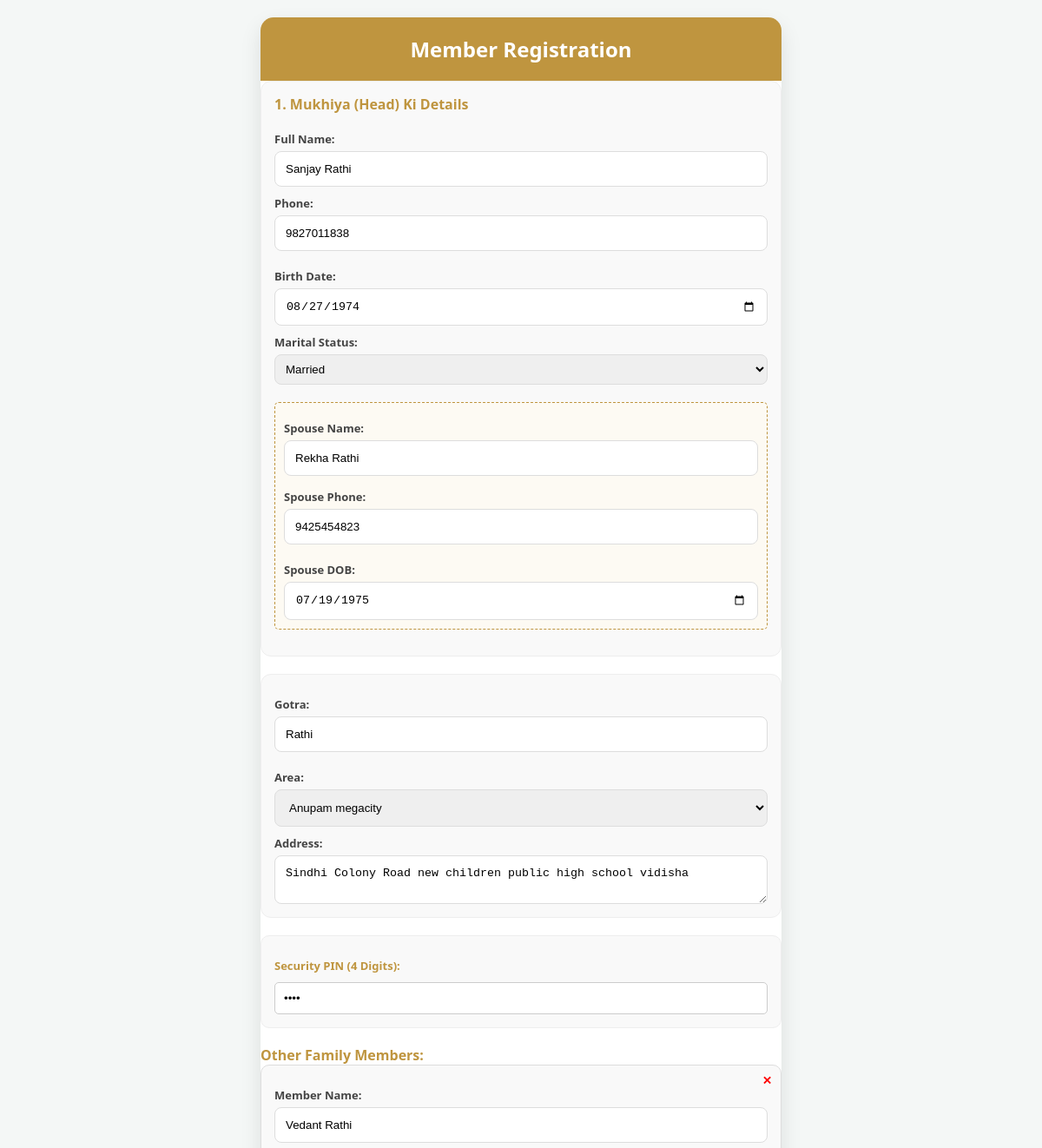
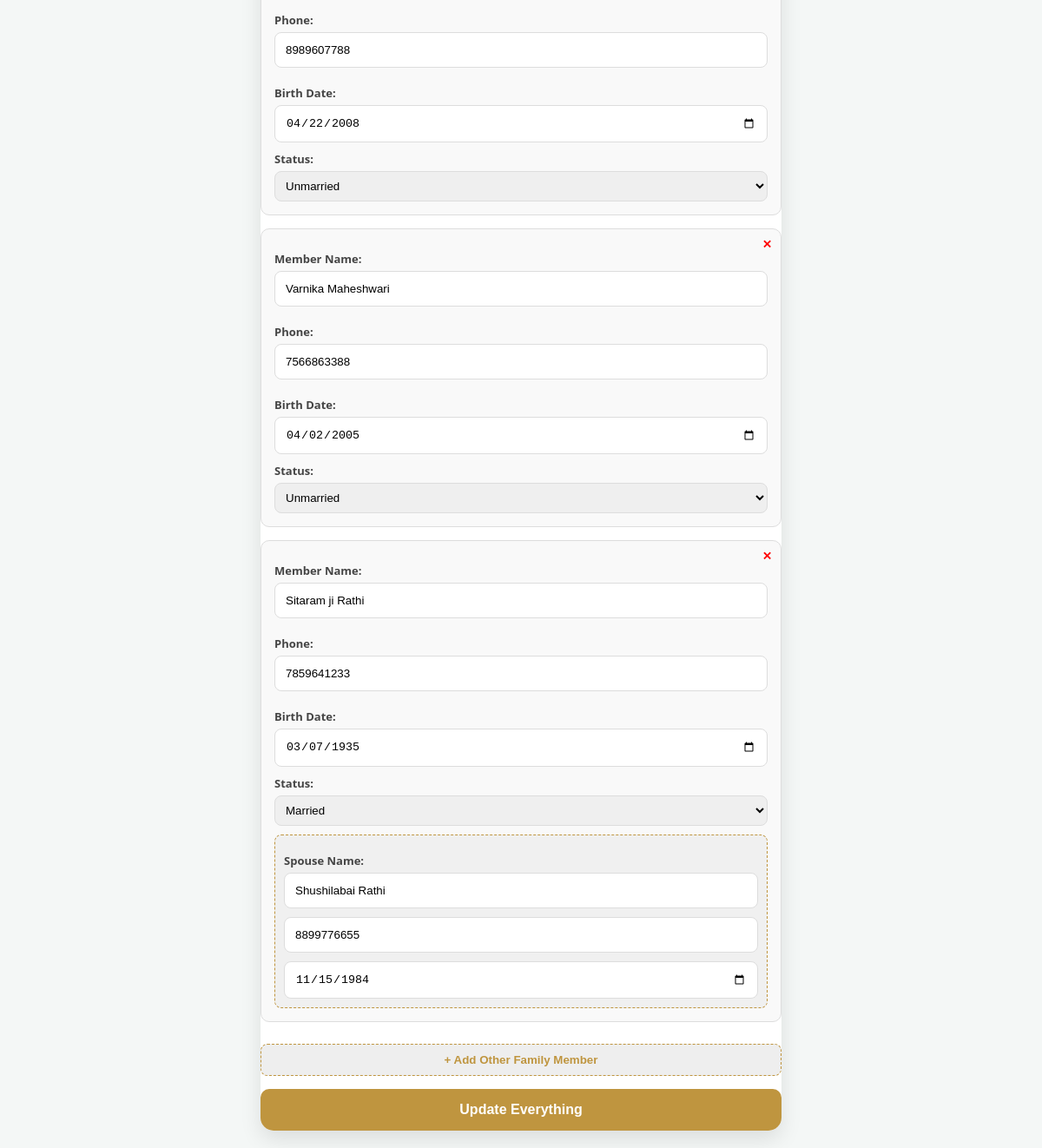
Page /edit/6/ on the committed database (2 pictures, top to bottom).
### directory/models.py (models this page shows, shortened)
class Member(models.Model):
    login_number = models.CharField(max_length=10, unique=True)
    name = models.CharField(max_length=100)
    pin = models.CharField(max_length=4, default="0000")
    phone_number = models.CharField(max_length=10, blank=True, null=True)
    gotra = models.CharField(max_length=100)
    dob = models.DateField(null=True, blank=True)
    marital_status = models.CharField(max_length=20, default='unmarried')
    spouse_name = models.CharField(max_length=100, blank=True, null=True)
    spouse_phone = models.CharField(max_length=15, blank=True, null=True)
    spouse_dob = models.DateField(null=True, blank=True)
    is_head = models.BooleanField(default=True)
    head_name = models.CharField(max_length=100, blank=True, null=True)
    head_phone = models.CharField(max_length=15, blank=True, null=True)
    head_dob = models.DateField(blank=True, null=True)
    head_marital_status = models.CharField(max_length=20, blank=True, null=True)
    head_spouse_name = models.CharField(max_length=100, blank=True, null=True)
    head_spouse_phone = models.CharField(max_length=15, blank=True, null=True)
    head_spouse_dob = models.DateField(blank=True, null=True)
    area = models.ForeignKey(Area, on_delete=models.CASCADE)
    detailed_address = models.TextField()
    registration_no = models.IntegerField(null=True, blank=True)

class Area(models.Model):
    name = models.CharField(max_length=100)

class FamilyMember(models.Model):
    member = models.ForeignKey(Member, on_delete=models.CASCADE, related_name='family_members')
    name = models.CharField(max_length=100)
    phone = models.CharField(max_length=15, blank=True, null=True)
    dob = models.DateField(null=True, blank=True)
    marital_status = models.CharField(max_length=20, default='unmarried')
    spouse_name = models.CharField(max_length=100, blank=True, null=True)
    spouse_phone = models.CharField(max_length=15, null=True, blank=True)
    spouse_dob = models.DateField(null=True, blank=True)

### directory/views.py (the view, shortened to what this page needs)
# urls.py: path('edit/<int:member_id>/', views.edit_profile, name='edit_profile'),
def edit_profile(request, member_id):
    member = get_object_or_404(Member, id=member_id)
    areas = Area.objects.all()
    return render(request, 'register.html', {
        'member': member,
        'areas': areas,
        'edit_mode': True,
        'temp_phone': member.phone_number
    })

### directory/templates/register.html (shortened to what this page needs)
<!DOCTYPE html>
<html lang="en">
<head>
</head>
<body>
<div class="card">
    <div class="card-header"><h2>Member Registration</h2></div>
    <div class="card-body">
        <form action="{% if member and member.id %}/update-member/{{ member.id }}/{% else %}/save-member/{% endif %}" method="POST">
            <div class="section-box">
                <p style="font-weight: bold; color: #bf953f; margin-bottom: 10px;">1. Mukhiya (Head) Ki Details</p>
                <label>Full Name:</label>
                <input type="text" name="name" required placeholder="Mukhiya ka Naam" value="{{ member.name|default:'' }}">
                <div style="display:flex;flex-direction:column;gap: 10px;">
                    <div>
                        <label>Phone:</label>
                        <input type="tel" name="phone_number" value="{{ temp_phone }}" required maxlength="10">
                    </div>
                    <div>
                        <label>Birth Date:</label>
                        <input type="date" name="dob" max="2026-12-31" onkeydown="return false" value="{{ member.dob|date:'Y-m-d' }}">
                    </div>
                </div>
                <label style="margin-top: 10px; display: block;">Marital Status:</label>
                <select name="marital_status" id="self_status" onchange="toggleSpouse('self_status', 'self_spouse_div')" required style="width: 100%; padding: 8px; margin-bottom: 10px;">
                    <option value="married" {% if member.marital_status == 'married' %}selected{% endif %}>Married</option>
                </select>
                <div id="self_spouse_div" class="spouse-box" style="display: {% if member.marital_status == 'married' %}block{% else %}none{% endif %}; border: 1px dashed #bf953f; padding: 10px; border-radius: 5px; margin-bottom: 15px; background: #fdfaf3;">
                    <label>Spouse Name:</label>
                    <input type="text" name="spouse_name" value="{{ member.spouse_name|default:'' }}" placeholder="Pati/Patni ka naam">
                    <div style="display:flex;flex-direction:column;gap: 10px; margin-top: 5px;">
                        <div>
                            <label>Spouse Phone:</label>
                            <input type="tel" name="spouse_phone" maxlength="10" value="{{ member.spouse_phone|default:'' }}">
                        </div>
                        <div>
                            <label>Spouse DOB:</label>
                            <input type="date" name="spouse_dob" max="2026-12-31" onkeydown="return false" value="{{ member.spouse_dob|date:'Y-m-d' }}">
                        </div>
                    </div>
                </div>
            </div>
            <div class="section-box">
                <div style="display: flex; flex-direction: column; gap: 10px;">
                    <div><label>Gotra:</label><input type="text" name="gotra" required value="{{ member.gotra|default:'' }}"></div>
                    <div><label>Area:</label>
                        <select name="area" id="id_area" class="form-control" required>
                            {% for a in areas %}
                                <option value="{{ a.id }}" {% if member.area and member.area.id == a.id %}selected{% endif %}>{{ a.name }}</option>
                            {% endfor %}
                        </select>
                    </div>
                </div>
                <label style="margin-top: 10px; display: block;">Address:</label>
                <textarea name="detailed_address" rows="2" style="width: 100%;">{{ member.detailed_address|default:'' }}</textarea>
            </div>
            <div class="section-box" style="margin-top: 20px; border: 1px solid #eee; padding: 15px; border-radius: 10px;">
                <label style="font-weight: bold; color: #bf953f;">Security PIN (4 Digits):</label>
                <input type="password" name="pin" maxlength="4" placeholder="Enter 4-digit PIN" required value="{{ member.pin|default:'' }}" style="width: 100%; padding: 10px; margin-top: 5px; border: 1px solid #ccc; border-radius: 5px;">
            </div>
            <div id="family-container">
                <p style="font-weight: bold; color: #bf953f; margin-top: 15px;">Other Family Members:</p>
                {% for fm in member.family_members.all %}
                <div class="family-row" style="background: #f9f9f9; padding: 15px; border-radius: 10px; margin-bottom: 15px; position: relative; border: 1px solid #ddd;">
                    <button type="button" onclick="this.parentElement.remove()" style="position: absolute; right: 10px; top: 10px; color: red; border: none; background: none; cursor: pointer; font-weight: bold;">✕</button>
                    <label>Member Name:</label>
                    <input type="text" name="member_name[]" value="{{ fm.name }}" required style="width: 100%; margin-bottom: 10px;">
                    <div style="display: flex; flex-direction: column; gap: 10px;">
                        <div><label>Phone:</label><input type="tel" name="member_phone[]" value="{{ fm.phone|default:'' }}" maxlength="10" style="width: 100%;"></div>
                        <div><label>Birth Date:</label><input type="date" name="member_dob[]" value="{{ fm.dob|date:'Y-m-d' }}" onkeydown="return false" style="width: 100%;"></div>
                    </div>
                    <label style="margin-top: 10px; display: block;">Status:</label>
                    <select name="member_married[]" id="s_old_{{ forloop.counter }}" onchange="toggleSpouse('s_old_{{ forloop.counter }}', 'd_old_{{ forloop.counter }}')" style="width: 100%; padding: 8px;">
                        <option value="unmarried" {% if fm.marital_status == 'unmarried' %}selected{% endif %}>Unmarried</option>
                        <option value="married" {% if fm.marital_status == 'married' %}selected{% endif %}>Married</option>
                    </select>
                    <div id="d_old_{{ forloop.counter }}" class="spouse-box" style="display: {% if fm.marital_status == 'married' %}block{% else %}none{% endif %}; margin-top: 10px; background: #f0f0f0; padding: 10px; border-radius: 8px; border: 1px dashed #bf953f;">
                        <label>Spouse Name:</label>
                        <input type="text" name="member_spouse_name[]" value="{{ fm.spouse_name|default:'' }}" placeholder="Spouse Name" style="width: 100%;">
                        <div style="display: flex; flex-direction: column; gap: 10px; margin-top: 10px;">
                            <input type="tel" name="member_spouse_phone[]" value="{{ fm.spouse_phone|default:'' }}" placeholder="Spouse Phone" maxlength="10" style="width: 100%;">
                            <input type="date" name="member_spouse_dob[]" value="{{ fm.spouse_dob|date:'Y-m-d' }}" onkeydown="return false" style="width: 100%;">
                        </div>
                    </div>
                </div>
                {% endfor %}
            </div>
            <button type="button" class="btn-add" onclick="addFamilyRow()" style="width: 100%; background: #eee; padding: 10px; border: 1px dashed #bf953f; border-radius: 8px; cursor: pointer; margin-top: 10px;">+ Add Other Family Member</button>
            <button type="submit" class="btn-submit">
                {% if member and member.id %} Update Everything {% else %} Save Everything {% endif %}
            </button>
        </form>
    </div>
</div>
</body>
</html>

### directory/templates/register.html (style rules this page uses)
* { box-sizing: border-box; margin: 0; padding: 0; }
body { background: #f4f7f6; font-family: 'Segoe UI', sans-serif; padding: 20px; display: flex; justify-content: center; }
.card { background: white; border-radius: 15px; width: 100%; max-width: 600px; box-shadow: 0 10px 25px rgba(0,0,0,0.1); overflow: hidden; }
.card-header { background: #bf953f; color: white; padding: 20px; text-align: center; }
.card-body .section-box { background: #f9f9f9; padding: 15px; border-radius: 12px; border: 1px solid #eee; margin-bottom: 20px; display: flex; flex-direction: column; }
label { font-size: 13px; font-weight: 600; color: #444; display: block; margin-bottom: 5px; margin-top: 10px; }
input, select, textarea { width: 100%; padding: 12px; border-radius: 8px; border: 1px solid #ddd; outline: none; transition: 0.3s; }
.section-box { background: #f9f9f9; padding: 15px; border-radius: 12px; border: 1px solid #eee; margin-bottom: 20px; }
.spouse-box { background: #fffbe6; padding: 15px; border-radius: 10px; border: 1px solid #ffe58f; margin-top: 10px; }
.btn-add { background: #fff; border: 1px dashed #bf953f; padding: 10px; border-radius: 8px; cursor: pointer; width: 100%; color: #bf953f; font-weight: bold; margin-bottom: 15px; }
.btn-submit { width: 100%; padding: 15px; background: #bf953f; color: white; border: none; border-radius: 10px; font-weight: bold; cursor: pointer; font-size: 16px; }

### rows in the picture
Member: name "Sanjay Rathi", phone_number "9827011838", dob "08/27/1974", marital_status "Married", spouse_name "Rekha Rathi", spouse_phone "9425454823", spouse_dob "07/19/1975", gotra "Rathi", area "Anupam megacity", detailed_address "Sindhi Colony Road new children public high school vidisha"
FamilyMember: name "Vedant Rathi", phone "8989607788", dob "04/22/2008", marital_status "Unmarried"
FamilyMember: name "Varnika Maheshwari", phone "7566863388", dob "04/02/2005", marital_status "Unmarried"
FamilyMember: name "Sitaram ji Rathi", phone "7859641233", dob "03/07/1935", marital_status "Married", spouse_name "Shushilabai Rathi", spouse_phone "8899776655", spouse_dob "11/15/1984"
